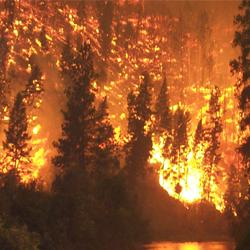
#> input picture dataset/fire/fire_0039.jpg, 250 x 250 px; its folder holds 4 pictures in this run
$ jupyter execute --allow-errors labelled_subimages.ipynb
#> lines starting #> are read from the running program, lines starting #| are printed output that depends on the picture; after the words box and inside, x2 and y2 are one past the last pixel; in counts of white or black regions, pixels touching at a corner belong together; pictures that were not available may be replaced by others from this repository, and a replacement may not be noted
[cell 1]
def def_images(list):
    global images
    images = np.zeros(0)

    for i in range(len(list)):
        images[i] = image.imread(list[i])

#> (a cell that did not finish here is left out)

[cell 3]
# Librerías necesarias
import cv2
import os
import pathlib
import numpy as np
import matplotlib.pyplot as plt
from matplotlib import image
from mpl_toolkits.axes_grid1 import ImageGrid

[cell 4]
# Creación de la lista de directorios
parent_original = "A:/FoFi-Detection/dataset/fire/"
os.chdir(parent_original)
list_original = os.listdir(parent_original)
del list_original[0]

# print(list_original[0])

[cell 5]
labels = np.zeros((25,), dtype=int)
# print(labels)
for i in range(len(list_original)):
    # Creación de la lista de sub directorios para mostrar las subimagenes
    os.chdir(parent_original)
    parent_sub = "A:/FoFi-Detection/dataset/sub_fire_images/"+list_original[i][:-4]+"_dir"
    # print(parent_sub)
    img_original = cv2.imread(list_original[i])
#> img_original is the input picture: shape (250, 250, 3); mean B, G, R 41.2, 85.2, 149.9
    title_window_original = "original "+str(i)+'/'+str(len(list_original))
    cv2.putText(img=img_original, text=title_window_original, org=(10, 10), fontFace=cv2.FONT_HERSHEY_DUPLEX, fontScale=.4, color=(0, 255, 0),thickness=1)
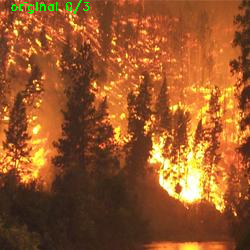
#> img_original: shape (250, 250, 3); 0.38% of pixels changed, all inside (x1, y1, x2, y2) = (11, 0, 89, 14)
    cv2.imshow("original", img_original)
    cv2.moveWindow("original",40,30)
    # cv2.waitKey(0)
    # Cambiamos al subfolder
    os.chdir(parent_sub)
    list_sub = os.listdir(parent_sub)
    # print(list_sub)

    # subimagenes
    # arreglo de etiquetados (1 para cad asubfolder, después se concatenará)

    for j in range(len(list_sub)):
        img_sub = cv2.imread(list_sub[j])
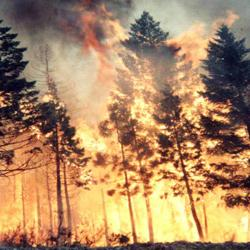
#> input picture dataset/fire/fire_0025.jpg, 250 x 250 px, given as the content of the folder A:/FoFi-Detection/dataset/sub_fire_images/fire_0039_dir, which was not available
#> img_sub is the input picture: shape (250, 250, 3); mean B, G, R 100, 136.3, 172
        cv2.imshow("sub", img_sub)
        cv2.moveWindow("sub",300,30)
        k = cv2.waitKey(0)
#> (key Esc is pressed here)
        """
            1 = Fuego
            2 = No fuego
            3 = Humo
        """
        if k == 49:
            labels[j]=1
        elif k == 50:
            labels[j]=2
        elif k == 51:
            labels[j]=3
        else:
            # Detectar incorrectos en el txt
            labels[j]=-1

    # Write array to a txt file
    txt_name = list_original[i][:-4] + '_labels.txt'
    print(labels)
    print('saving data on: '+ parent_sub + ' as ' + txt_name )
    np.savetxt(txt_name,labels,fmt='%d')
#> pass 2 of the loop `for i in range(len(list_original)):`:
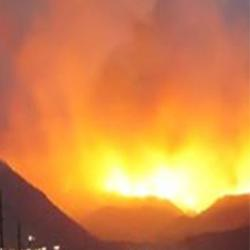
#> input picture dataset/fire/fire_0047.jpg, 250 x 250 px
#> img_original is the input picture: shape (250, 250, 3); mean B, G, R 73.1, 134.5, 210
#> `cv2.putText(img=img_original, text=title_window_original, org=(10, 10)..`:
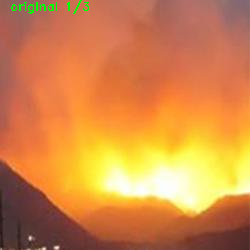
#> img_original: shape (250, 250, 3); 0.37% of pixels changed, all inside (x1, y1, x2, y2) = (11, 0, 89, 14)
#> (key Enter is pressed here)
#> pass 3 of the loop `for i in range(len(list_original)):`:
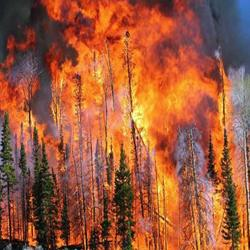
#> input picture dataset/fire/fire_0068.jpg, 250 x 250 px
#> img_original is the input picture: shape (250, 250, 3); mean B, G, R 59.4, 88.9, 158.4
#> `cv2.putText(img=img_original, text=title_window_original, org=(10, 10)..`:
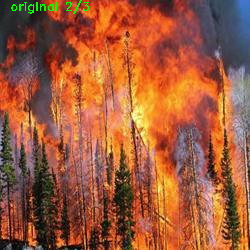
#> img_original: shape (250, 250, 3); 0.38% of pixels changed, all inside (x1, y1, x2, y2) = (11, 0, 89, 14)
